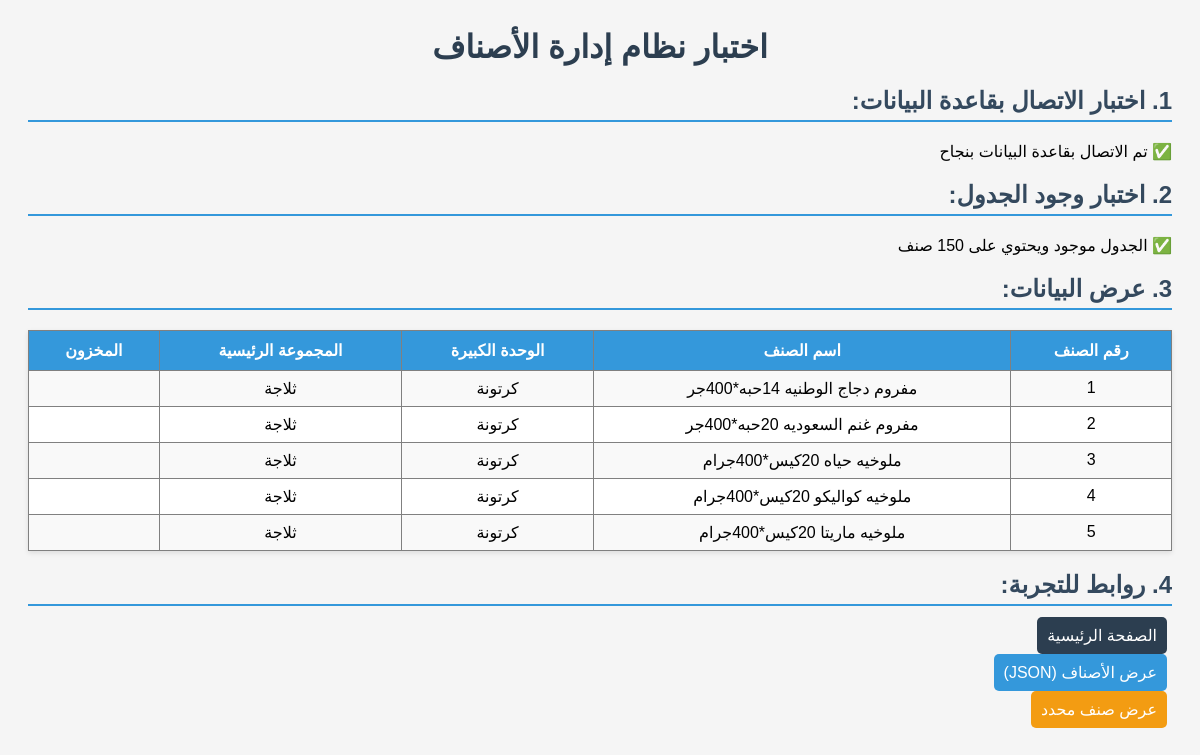
The app's page /itemCard/test.php with its own data.
### tables this page shows
CREATE TABLE `itemscard` (
  `itemID` int(30) AUTO_INCREMENT PRIMARY KEY,
  `itemName` varchar(30) NOT NULL,
  `unitL` varchar(30) NOT NULL,
  `fL2M` float UNSIGNED NOT NULL,
  `unitM` varchar(30) NOT NULL,
  `fM2S` float UNSIGNED NOT NULL,
  `unitS` varchar(30) NOT NULL,
  `mainGroup` varchar(255) NOT NULL DEFAULT 'ثلاجة',
  `subGroup` varchar(30) NOT NULL,
  `stock` float UNSIGNED NOT NULL,
  `profit` float UNSIGNED NOT NULL,
  `priceL` float UNSIGNED NOT NULL,
  `priceM` float UNSIGNED NOT NULL,
  `priceS` float UNSIGNED NOT NULL
);

### itemCard/test.php (the view, shortened to what this page needs)
<?php
echo "<h1>اختبار نظام إدارة الأصناف</h1>";
echo "<h2>1. اختبار الاتصال بقاعدة البيانات:</h2>";
include('../hmb/conn.php');
if ($conn) {
    echo "✅ تم الاتصال بقاعدة البيانات بنجاح<br>";
} else {
    echo "❌ فشل الاتصال بقاعدة البيانات<br>";
}
echo "<h2>2. اختبار وجود الجدول:</h2>";
$sql = "SELECT COUNT(*) as count FROM itemsCard";
$result = $conn->query($sql);
if ($result) {
    $row = $result->fetch_assoc();
    echo "✅ الجدول موجود ويحتوي على " . $row['count'] . " صنف<br>";
} else {
    echo "❌ الجدول غير موجود<br>";
}
echo "<h2>3. عرض البيانات:</h2>";
$sql = "SELECT * FROM itemsCard LIMIT 5";
$result = $conn->query($sql);
if ($result->num_rows > 0) {
    echo "<table border='1' style='border-collapse: collapse; width: 100%;'>";
    echo "<tr><th>رقم الصنف</th><th>اسم الصنف</th><th>الوحدة الكبيرة</th><th>المجموعة الرئيسية</th><th>المخزون</th></tr>";
    while($row = $result->fetch_assoc()) {
        echo "<tr>";
        echo "<td>" . $row['itemID'] . "</td>";
        echo "<td>" . $row['itemName'] . "</td>";
        echo "<td>" . $row['unitL'] . "</td>";
        echo "<td>" . $row['mainGroup'] . "</td>";
        echo "<td>" . $row['stok'] . "</td>";
        echo "</tr>";
    }
    echo "</table>";
} else {
    echo "❌ لا توجد بيانات<br>";
}
echo "<h2>4. روابط للتجربة:</h2>";
echo "<a href='index.php' style='padding: 10px; background: #2c3e50; color: white; text-decoration: none; border-radius: 5px; margin: 5px;'>الصفحة الرئيسية</a><br><br>";
echo "<a href='getItems.php' style='padding: 10px; background: #3498db; color: white; text-decoration: none; border-radius: 5px; margin: 5px;'>عرض الأصناف (JSON)</a><br><br>";
echo "<a href='getItem.php?id=1' style='padding: 10px; background: #f39c12; color: white; text-decoration: none; border-radius: 5px; margin: 5px;'>عرض صنف محدد</a><br><br>";
?>

### itemCard/test.php (style rules this page uses)
h1 { color: #2c3e50; text-align: center; }
h2 { color: #34495e; border-bottom: 2px solid #3498db; padding-bottom: 5px; }
table { background: white; margin: 10px 0; box-shadow: 0 2px 5px rgba(0,0,0,0.1); }
th { background: #3498db; color: white; padding: 10px; }
td { padding: 8px; text-align: center; }
tr:nth-child(even) { background: #f9f9f9; }

### records on screen
itemscard: itemID "1", itemName "مفروم دجاج الوطنيه 14حبه*400جر", unitL "كرتونة", mainGroup "ثلاجة"
itemscard: itemID "2", itemName "مفروم غنم السعوديه 20حبه*400جر", unitL "كرتونة", mainGroup "ثلاجة"
itemscard: itemID "3", itemName "ملوخيه حياه 20كيس*400جرام", unitL "كرتونة", mainGroup "ثلاجة"
itemscard: itemID "4", itemName "ملوخيه كواليكو 20كيس*400جرام", unitL "كرتونة", mainGroup "ثلاجة"
itemscard: itemID "5", itemName "ملوخيه ماريتا 20كيس*400جرام", unitL "كرتونة", mainGroup "ثلاجة"
